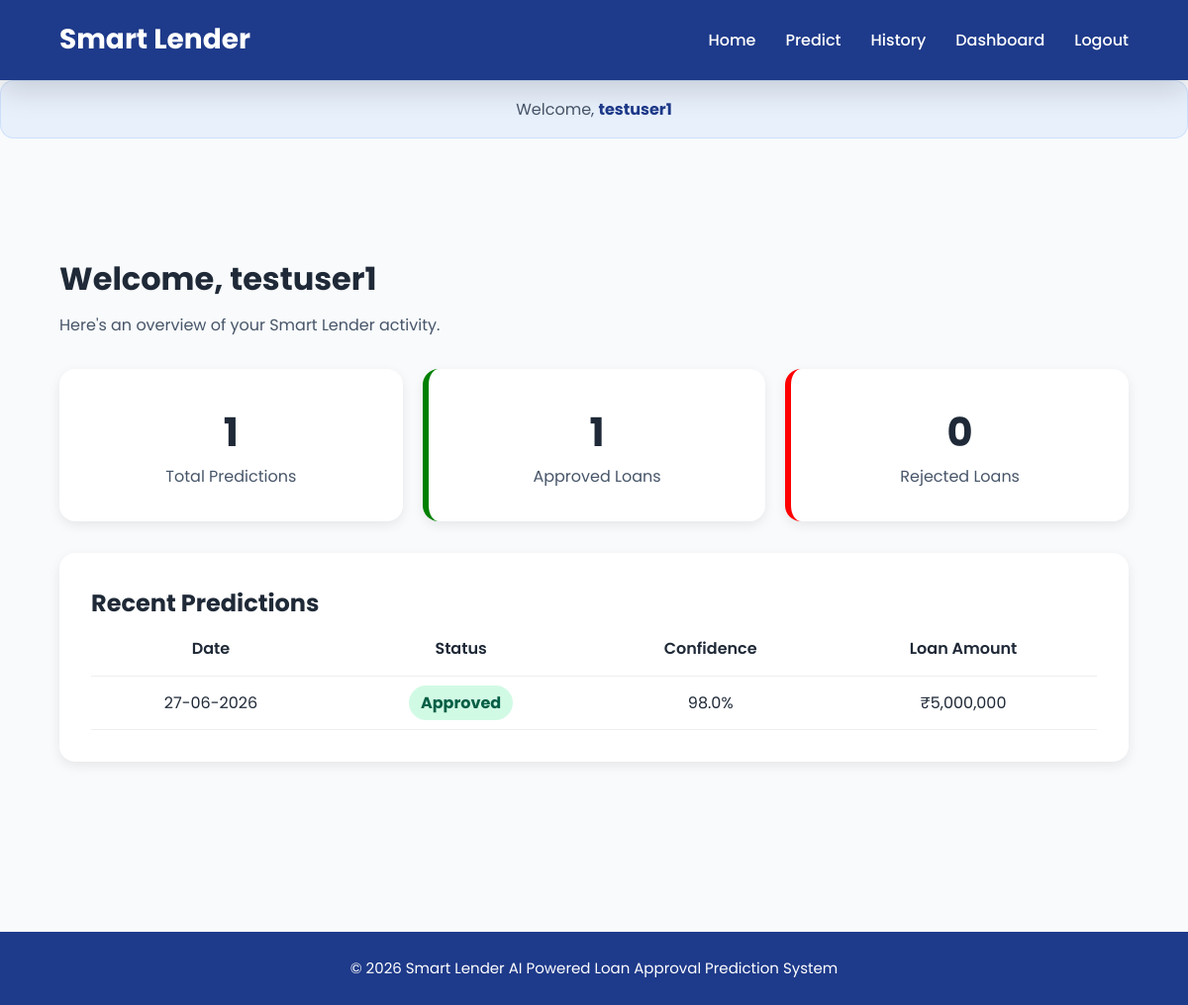
/dashboard (signed in), run on the app's committed database.
### models/user.py (models this page shows)
class User(UserMixin, db.Model):
    __tablename__ = "users"
    id = db.Column(
        db.Integer,
        primary_key=True
    )
    username = db.Column(
        db.String(50),
        unique=True,
        nullable=False
    )
    email = db.Column(
        db.String(120),
        unique=True,
        nullable=False
    )
    password_hash = db.Column(
        db.String(255),
        nullable=False
    )
    role = db.Column(
        db.String(20),
        default="customer"
    )
    created_at = db.Column(
        db.DateTime,
        default=datetime.utcnow
    )
    predictions = db.relationship(
        "Prediction",
        backref="user",
        lazy=True
    )

### models/prediction.py (models this page shows)
class Prediction(db.Model):
    __tablename__ = "predictions"
    id = db.Column(
        db.Integer,
        primary_key=True
    )
    user_id = db.Column(
        db.Integer,
        db.ForeignKey("users.id"),
        nullable=False
    )
    prediction = db.Column(
        db.String(20),
        nullable=False
    )
    confidence = db.Column(
        db.Float,
        nullable=False
    )
    loan_amount = db.Column(
        db.Float,
        nullable=False
    )
    income_annum = db.Column(
        db.Float,
        nullable=False
    )
    cibil_score = db.Column(
        db.Integer,
        nullable=False
    )
    created_at = db.Column(
        db.DateTime,
        default=datetime.utcnow
    )

### app.py (the view)
@app.route("/dashboard")
@login_required
def dashboard():
    total_predictions = Prediction.query.filter_by(
        user_id=current_user.id
    ).count()
    approved_predictions = Prediction.query.filter_by(
        user_id=current_user.id,
        prediction="Approved"
    ).count()
    rejected_predictions = Prediction.query.filter_by(
        user_id=current_user.id,
        prediction="Rejected"
    ).count()
    recent_predictions = Prediction.query.filter_by(
        user_id=current_user.id
    ).order_by(
        Prediction.created_at.desc()
    ).limit(5).all()
    return render_template(
        "dashboard.html",
        total_predictions=total_predictions,
        approved_predictions=approved_predictions,
        rejected_predictions=rejected_predictions,
        recent_predictions=recent_predictions
    )

### app.py (called while the page is built)
@login_manager.user_loader
def load_user(user_id):
    return User.query.get(int(user_id))

### templates/dashboard.html (shortened to what this page needs)
{% extends "base.html" %}
{% block content %}
<section class="dashboard">
<div class="dashboard-header">
    <h1>
        Welcome, {{ current_user.username }}
    </h1>
    <p>
        Here's an overview of your Smart Lender activity.
    </p>
</div>
<div class="dashboard-cards">
    <div class="dashboard-card">
        <h2>{{ total_predictions }}</h2>
        <p>Total Predictions</p>
    </div>
    <div class="dashboard-card approved-card">
        <h2>{{ approved_predictions }}</h2>
        <p>Approved Loans</p>
    </div>
    <div class="dashboard-card rejected-card">
        <h2>{{ rejected_predictions }}</h2>
        <p>Rejected Loans</p>
    </div>
</div>
<div class="recent-predictions">
    <h2>Recent Predictions</h2>
    {% if recent_predictions %}
    <table class="history-table">
        <thead>
            <tr>
                <th>Date</th>
                <th>Status</th>
                <th>Confidence</th>
                <th>Loan Amount</th>
            </tr>
        </thead>
        <tbody>
            {% for prediction in recent_predictions %}
            <tr>
                <td>
                    {{ prediction.created_at.strftime('%d-%m-%Y') }}
                </td>
                <td>
                    {% if prediction.prediction == "Approved" %}
                        <span class="status-approved">
                            Approved
                        </span>
                    {% else %}
                        <span class="status-rejected">
                            Rejected
                        </span>
                    {% endif %}
                </td>
                <td>
                    {{ prediction.confidence }}%
                </td>
                <td>
                    ₹{{ "{:,.0f}".format(prediction.loan_amount) }}
                </td>
            </tr>
            {% endfor %}
        </tbody>
    </table>
    {% else %}
        <p>
            No predictions available yet.
        </p>
    {% endif %}
</div>
</section>
{% endblock %}

### templates/base.html (shortened to what this page needs)
<!DOCTYPE html>
<html lang="en">
<head>
    <link rel="stylesheet"
      href="https://cdnjs.cloudflare.com/ajax/libs/font-awesome/6.5.2/css/all.min.css">
    <link rel="stylesheet"
    href="{{ url_for('static', filename='css/core/variables.css') }}">
    <link rel="stylesheet"
    href="{{ url_for('static', filename='css/core/reset.css') }}">
    <link rel="stylesheet"
    href="{{ url_for('static', filename='css/core/layout.css') }}">
    <link rel="stylesheet"
    href="{{ url_for('static', filename='css/components/navbar.css') }}">
    <link rel="stylesheet"
    href="{{ url_for('static', filename='css/components/buttons.css') }}">
    <link rel="stylesheet"
    href="{{ url_for('static', filename='css/components/cards.css') }}">
    <link rel="stylesheet"
    href="{{ url_for('static', filename='css/components/forms.css') }}">
    <link rel="stylesheet"
    href="{{ url_for('static', filename='css/components/tooltips.css') }}">
    <link rel="stylesheet"
    href="{{ url_for('static', filename='css/components/footer.css') }}">
    <link rel="stylesheet"
    href="{{ url_for('static', filename='css/pages/home.css') }}">
    <link rel="stylesheet"
    href="{{ url_for('static', filename='css/pages/predict.css') }}">
    <link rel="stylesheet"
    href="{{ url_for('static', filename='css/pages/result.css') }}">
    <link rel="stylesheet"
    href="{{ url_for('static',filename='css/pages/error.css') }}">
    <link rel="stylesheet"
    href="{{ url_for('static', filename='css/pages/about.css') }}">
    <link rel="stylesheet"
    href="{{ url_for('static', filename='css/responsive.css') }}">
    <link rel="stylesheet"
    href="{{ url_for('static', filename='css/pages/auth.css') }}">
    <link rel="stylesheet"
    href="{{ url_for('static', filename='css/pages/dashboard.css') }}">
    <link rel="stylesheet"
    href="{{ url_for('static',filename='css/pages/history.css') }}">
    <link rel="stylesheet"
    href="{{ url_for('static', filename='css/pages/admin.css') }}">
</head>
<body>
    <nav class="navbar">
        <div class="container">
            <a href="{{ url_for('home') }}" class="logo">
                Smart Lender
            </a>
            <ul class="nav-links">
                {% if current_user.is_authenticated %}
                    <li>
                        <a href="{{ url_for('home') }}">
                            Home
                        </a>
                    </li>
                    <li>
                        <a href="{{ url_for('predict_page') }}">
                            Predict
                        </a>
                    </li>
                    <li>
                        <a href="{{ url_for('history') }}">
                            History
                        </a>
                    </li>
                    <li>
                        <a href="{{ url_for('dashboard') }}">
                            Dashboard
                        </a>
                    </li>
                    <li>
                        <a href="{{ url_for('logout') }}">
                            Logout
                        </a>
                    </li>
                {% endif %}
        </div>
    </nav>
    {% if current_user.is_authenticated %}
    <div class="page-welcome">
        <p>Welcome, <strong>{{ current_user.username }}</strong></p>
    </div>
    {% endif %}
    <main class="container">
        {% block content %}
        {% endblock %}
    </main>
    <footer>
        <div class="container">
            <p>
                © 2026 Smart Lender
                AI Powered Loan Approval Prediction System
            </p>
        </div>
    </footer>
</body>
</html>

### static/css/core/variables.css (style rules this page uses)
:root { --primary-color:#1E3A8A; --secondary-color:#2563EB; --success-color:#16A34A; --danger-color:#DC2626; --warning-color:#F59E0B; --background-color:#F8FAFC; --card-color:#FFFFFF; --text-color:#1F2937; --text-light:#475569; --text-white:#FFFFFF; --border-color:#CBD5E1; --primary-hover:#1E40AF; --shadow-sm:0 2px 6px rgba(0,0,0,.08); --shadow-md:0 5px 20px rgba(0,0,0,.08); --shadow-lg:0 10px 30px rgba(0,0,0,.15); --radius-sm:8px; --radius-md:10px; --radius-lg:15px; --transition:.3s ease; --container-width:1200px; }

### static/css/core/layout.css (style rules this page uses)
.container { width:90%; max-width:var(--container-width); margin:auto; }
main { min-height:80vh; padding:60px 0; }
p.page-welcome, div.page-welcome { width:100%; max-width:1200px; margin:0 auto 1.5rem; padding:1rem 1.25rem; border-radius:14px; background:rgba(59,130,246,0.08); color:var(--text-color); text-align:center; font-size:1rem; border:1px solid rgba(59,130,246,0.15); }
.page-welcome strong { color:var(--primary-color); }
h1,h2,h3,h4,h5,h6 { color:var(--text-color); }
p { color:var(--text-light); }

### static/css/components/navbar.css (style rules this page uses)
.navbar { background:var(--primary-color); color:var(--text-white); position:sticky; top:0; z-index:1000; padding:18px 0; box-shadow:var(--shadow-lg); }
.navbar .container { display:flex; justify-content:space-between; align-items:center; }
.logo { color:var(--text-white); font-size:28px; font-weight:700; }
.nav-links { display:flex; align-items:center; gap:30px; }
.nav-links a { color:var(--text-white); font-weight:500; position:relative; transition:var(--transition); }
.nav-links a::after { content:""; position:absolute; left:0; bottom:-6px; width:0; height:2px; background:#FFD54F; transition:var(--transition); }

### static/css/components/footer.css (style rules this page uses)
footer { background:var(--primary-color); color:var(--text-white); padding:25px; text-align:center; margin-top:80px; }
footer p { color:white; font-size:15px; }

### static/css/pages/dashboard.css (style rules this page uses)
.dashboard { padding: 2rem 0; }
.dashboard-header { margin-bottom: 2rem; }
.dashboard-header h1 { font-size: 2rem; margin-bottom: 0.5rem; }
.dashboard-cards { display: grid; grid-template-columns: repeat(auto-fit, minmax(220px, 1fr)); gap: 20px; margin-bottom: 2rem; }
.dashboard-card { background: white; padding: 2rem; border-radius: 16px; text-align: center; box-shadow: 0 4px 12px rgba(0,0,0,0.08); }
.dashboard-card h2 { font-size: 2.5rem; }
.approved-card { border-left: 6px solid green; }
.rejected-card { border-left: 6px solid red; }
.recent-predictions { background: white; padding: 2rem; border-radius: 16px; box-shadow: 0 4px 12px rgba(0,0,0,0.08); }
.history-table { width: 100%; border-collapse: collapse; }
.history-table th, .history-table td { padding: 12px; text-align: center; }
.history-table th { font-weight: 600; }
.status-approved { color: green; font-weight: bold; }

### static/css/pages/history.css (style rules this page uses)
.history-table { width: 100%; border-collapse: collapse; }
.history-table th, .history-table td { padding: 14px; text-align: center; }
.history-table th { font-weight: 600; }
.history-table tr { border-bottom: 1px solid #eeeeee; }

### static/css/pages/admin.css (style rules this page uses)
.dashboard-header { margin-bottom: 2rem; }
.status-approved { background: #d1fae5; color: #065f46; padding: 6px 12px; border-radius: 999px; }

### data on the page
User: username "testuser1"
Prediction: created_at "27-06-2026", prediction "Approved", confidence "98.0", loan_amount "5,000,000"

### other printed values
{{ total_predictions }} "1"
{{ approved_predictions }} "1"
{{ rejected_predictions }} "0"
